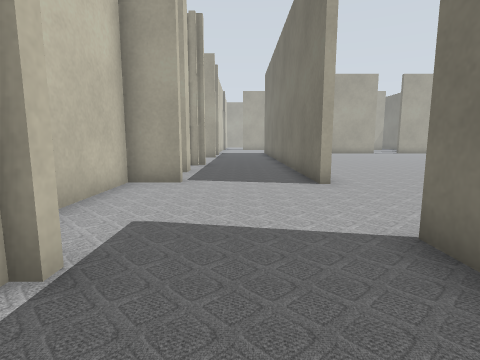
View 1 (above)

20 first-person views from a walk through a Gazebo world. The camera is 0.5 m above the floor, tilts 8° down and sees 80° across. The lines on the ground mark 1 m squares. The floor is counted in squares, 0.5 m on a side. Each view is taken from the middle of a square. On the plan, view 1 faces up. The plan holds only what a view shows up to about 11 squares ahead; the rest is blank. The place goes on beyond the plan. Gazebo's built-in surfaces are drawn with simple patterns.

View 2
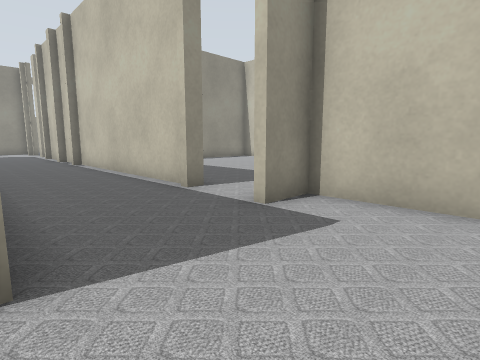

View 3
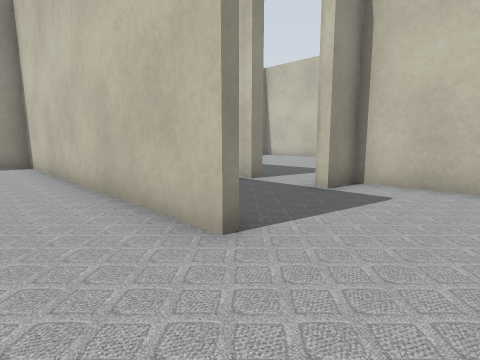

View 4
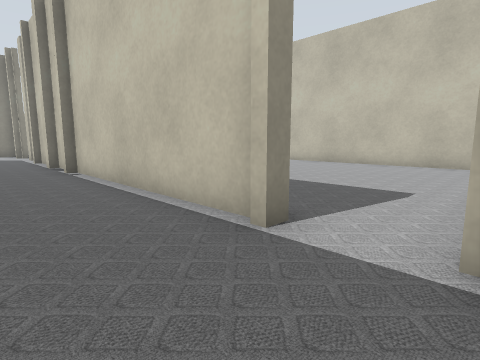

View 5
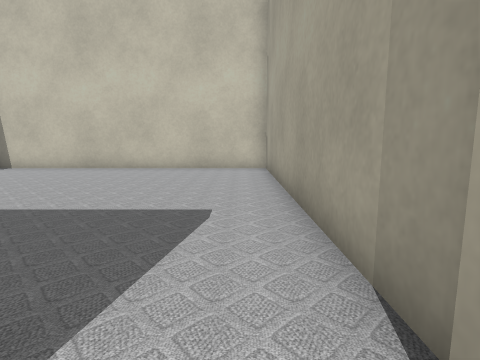

View 6
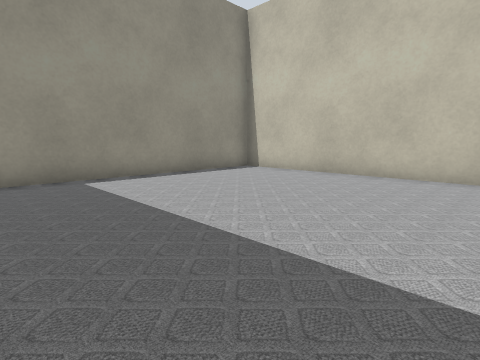

View 7
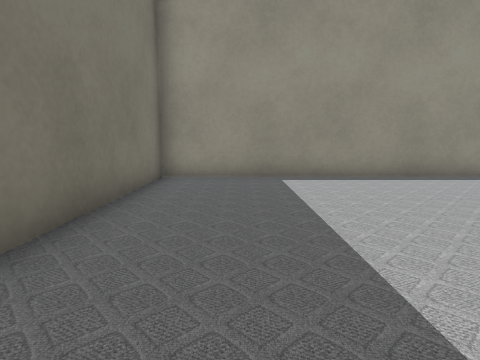

View 8
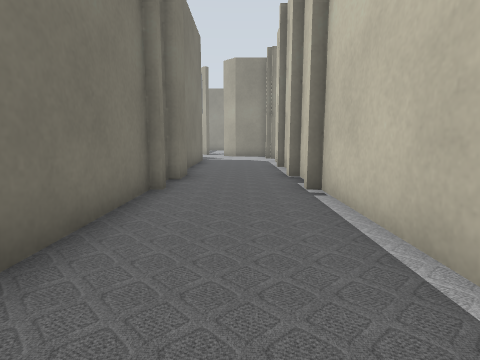

View 9
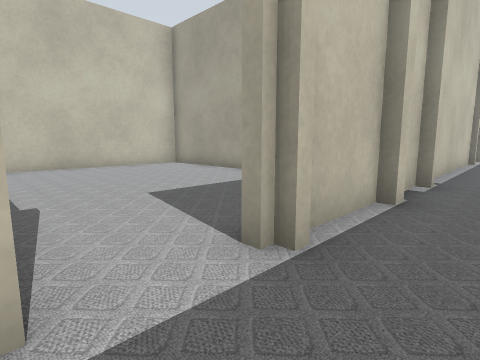

View 10
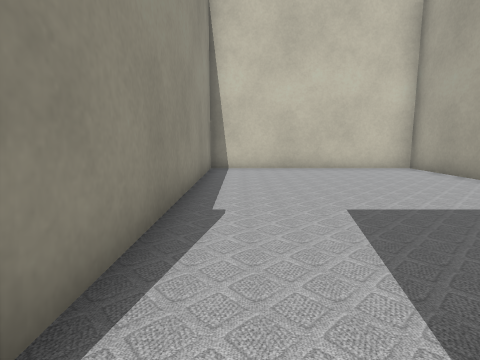

View 11
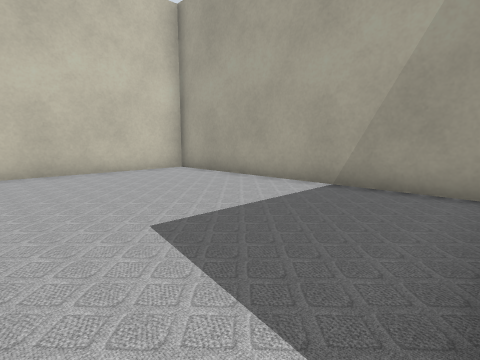

View 12
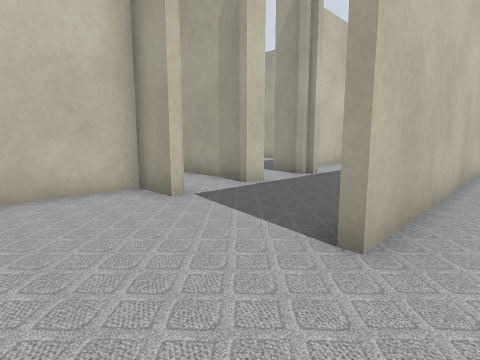

View 13
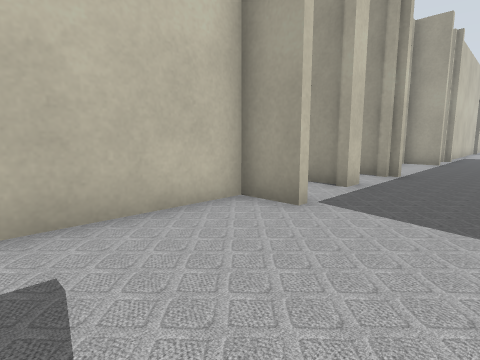

View 14
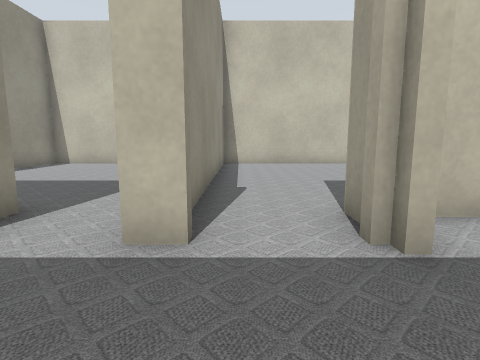

View 15
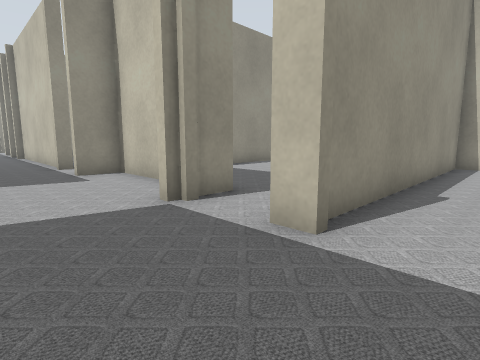

View 16
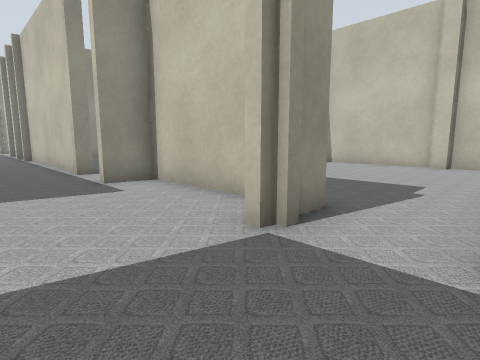

View 17
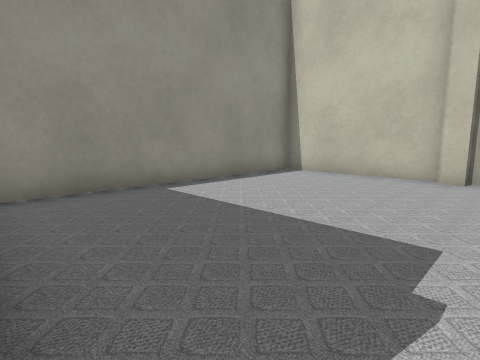

View 18
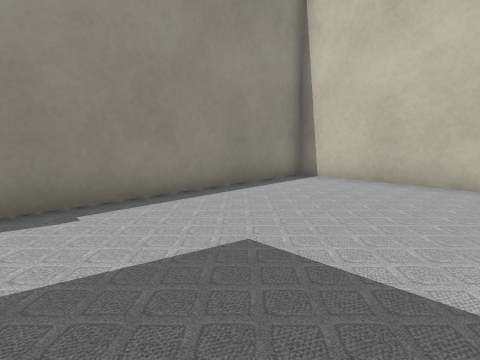

View 19
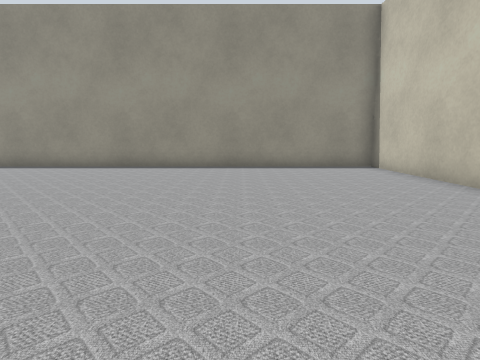

View 20
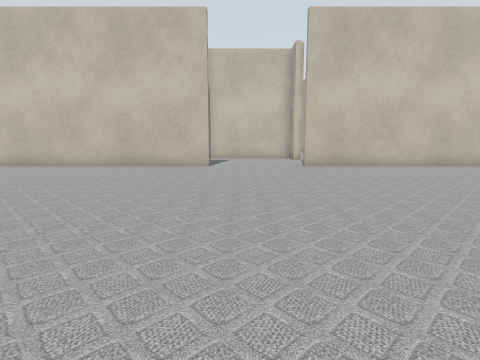

### Floor plan
Ten units are one square. View 1 is at (0, 0); x grows to the right and y downward. Boxes are objects, and circles mark ways between rooms. Rooms are numbered by the first view taken in them; rooms with no view inside come last. Other rooms are left out.
<svg viewBox="-116 -150 281 305">
<path fill="none" stroke="#000" d="M-12 80 -19 80M-16 80 -16 99M18 92 18 40M-14 99 -14 103M-16 103 -16 128M15 104 15 91M18 135 18 118M-16 4 -16 77 -12 77M-20 0 -14 0M-14 -67 -26 -67 -26 -22 -14 -22M18 -20 18 -29M21 -29 21 77 160 77M21 -145 21 -64M-21 -19 -111 -19 -111 77 -19 77M-19 80 -19 24M-19 -115 -30 -115M-16 -96 -16 -88M-26 -145 -26 -125M18 -84 18 -114M-34 -93 -22 -93M-19 -91 -36 -91M-30 -69 -20 -69M18 -64 18 -84M-111 -135 -111 -93 -34 -93M-24 80 -111 80 -111 150 -20 150M-107 -71 -107 -66M-111 -66 -111 -22 -34 -22M-111 -80 -111 -71M-36 -91 -46 -91"/>
<circle cx="0" cy="-20" r="3" fill="#2a7"/>
<circle cx="-20" cy="-10" r="3" fill="#2a7"/>
<circle cx="-20" cy="140" r="3" fill="#2a7"/>
<circle cx="20" cy="-45" r="3" fill="#2a7"/>
<circle cx="0" cy="-70" r="3" fill="#2a7"/>
<circle cx="0" cy="-90" r="3" fill="#2a7"/>
<circle cx="-25" cy="-100" r="3" fill="#2a7"/>
<circle cx="-25" cy="-80" r="3" fill="#2a7"/>
<text x="0" y="70">1</text>
<text x="0" y="-40">2</text>
<text x="150" y="-40">3</text>
<text x="-70" y="30">4</text>
<text x="0" y="-120">5</text>
<text x="-10" y="-80">6</text>
<text x="-70" y="-120">7</text>
<text x="-70" y="110">8</text>
<text x="-70" y="-60">9</text>
</svg>
Room 1 opens to room 2. Room 1 opens to room 4. Room 1 opens to room 8. Room 2 opens to room 3. Room 2 opens to room 6. Room 5 opens to room 6. Room 5 opens to room 7. Room 6 opens to room 9.

Where each view was taken, in squares from view 1:
view 1: 0 up, 0 right, facing up
view 2: 5 up, 2 right, facing down-left
view 3: 5 up, 4 right, facing down-left
view 4: 2 up, 1 right, facing down-left
view 5: 1 up, 1 left, facing left
view 6: 0 up, 3 left, facing down-left
view 7: 0 up, 4 left, facing down
view 8: 2 down, 0 right, facing down
view 9: 15 down, 0 right, facing up-left
view 10: 14 down, 1 left, facing left
view 11: 14 down, 2 left, facing up-left
view 12: 4 up, 3 right, facing up-left
view 13: 3 up, 1 right, facing up-left
view 14: 10 up, 1 right, facing left
view 15: 11 up, 1 right, facing down-left
view 16: 9 up, 1 right, facing down-left
view 17: 8 up, 3 left, facing down-left
view 18: 14 up, 4 left, facing down-left
view 19: 3 up, 7 right, facing down
view 20: 4 up, 13 right, facing left
